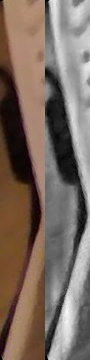
#> input picture Prueba1/documento_0001.jpg, 90 x 360 px; its folder holds only this picture in this run
$ python -i gui_book_scan_tk2.py   (imports and definitions only)   (older library calls are emulated)
#> lines starting #> are read from the running program, lines starting #| are printed output that depends on the picture
#!/usr/bin/env python3
# -*- coding: utf-8 -*-
"""
gui_book_scan_tk.py — GeoDocs Research Suite · Scanner GUI (estable v32.3)
Limpio, sin duplicados de imports/definiciones, con estructura modular y atajos de teclado.
"""
import os
import sys
import json
import sqlite3
import threading
import time
from dataclasses import dataclass, field
from pathlib import Path
from typing import Optional, Tuple, List

import tkinter as tk
from tkinter import ttk, filedialog, messagebox

try:
    import cv2  # Opcional
except Exception:
    cv2 = None

try:
    import psutil  # Opcional para verificación de instancia única
except Exception:
    psutil = None

from PIL import Image, ImageTk, ImageEnhance

APP_NAME = "GeoDocs Scanner"
APP_VERSION = "v32.3 estable"
GLOBAL_DB = "geodocs.db"
REST_CONFIG = "rest_config.json"
CALIBRATION_CONFIG = "camera_calibration.json"

# Paper format presets (in mm)
PAPER_FORMATS = {
    "A3": (297, 420),
    "A4": (210, 297),
    "A5": (148, 210),
    "A6": (105, 148),
    "Custom": None
}

def safe_mkdir(p: Path) -> None:
    p.mkdir(parents=True, exist_ok=True)

# [7 lines left out: function load_json, not called in this run]

def save_json(path: Path, data: dict) -> None:
    path.write_text(json.dumps(data, ensure_ascii=False, indent=2), encoding="utf-8")

# [223 lines left out: functions init_global_db, detect_cameras, detect_finger_regions, remove_fingers_inpaint, auto_adjust_brightness_contrast, dewarp_page and 1 more, not called in this run]

def detect_two_pages_line(img_array):
    """Detect a (possibly tilted) center fold line indicating two pages.
    Returns ((x1,y1),(x2,y2)) in source image coordinates if found, else None.
    Two-stage approach: Hough for clear lines; fallback to Scharr X column projection
    constrained to bright page regions.
    """
    if cv2 is None:
        return None
    try:
        import numpy as np, math
        gray = cv2.cvtColor(img_array, cv2.COLOR_RGB2GRAY)
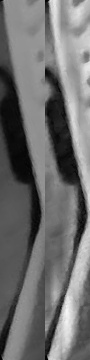
#> gray: shape (360, 90); min 0, max 247, mean 110.2
        h, w = gray.shape
#> h = 360; w = 90
        cx = w/2.0
#> cx = 45
        # ROI around center (30%-70% width) to avoid borders/clamps
        rx0 = int(w * 0.30); rx1 = int(w * 0.70)
#> after `rx0 = int(w * 0.3)`: rx0 = 27
#> after `rx1 = int(w * 0.7)`: rx1 = 62
        roi = gray[:, rx0:rx1]
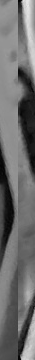
#> roi: shape (360, 35); min 1, max 232, mean 108.6
        # Equalize to improve low-contrast gutters
        try:
            clahe = cv2.createCLAHE(clipLimit=2.0, tileGridSize=(8,8))
            roi_eq = clahe.apply(roi)
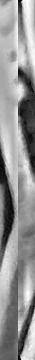
#> roi_eq: shape (360, 35); min 2, max 255, mean 146.9
        except Exception:
            roi_eq = roi
        # First attempt: Hough on Canny
        edges = cv2.Canny(cv2.GaussianBlur(roi_eq, (5,5), 0), 50, 150)
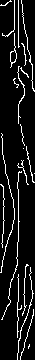
#> edges: shape (360, 35); 9.3% white in thin lines or dots
        lines = cv2.HoughLinesP(edges, 1, np.pi/180, threshold=85, minLineLength=max(30, h//4), maxLineGap=22)
#> lines = [[18, 123, 18, 0]]
        best = None; best_score = -1.0
        if lines is not None and len(lines) > 0:
            for line in lines:
                x1, y1, x2, y2 = line[0]
                X1, X2, Y1, Y2 = x1 + rx0, x2 + rx0, y1, y2
                dx, dy = (X2 - X1), (Y2 - Y1)
                length = math.hypot(dx, dy)
                if length < h * 0.3:
                    continue
                angle = abs(math.atan2(dy, dx))
                angle_score = math.exp(-((abs(math.pi/2 - angle))/0.35)**2)
                xm = (X1 + X2) / 2.0
                center_prox = math.exp(-((abs(xm - cx))/(w*0.18))**2)
                length_score = min(1.0, length / (h*0.8))
                score = angle_score*0.6 + center_prox*0.25 + length_score*0.15
                if score > best_score:
                    best_score = score; best = ((int(X1), int(Y1)), (int(X2), int(Y2)))
#> this loop made 1 pass
#> (x1, y1, x2, y2, X1, X2, Y1, Y2) on pass 1: (18, 123, 18, 0, 45, 45, 123, 0)
#> after the loop, best_score = 0.914
        # Fallback if Hough weak or none: Scharr X column projection inside bright mask
        if best is None or best_score < 0.6:
            # Bright mask to suppress table/background
            _, mask = cv2.threshold(roi_eq, 0, 255, cv2.THRESH_BINARY + cv2.THRESH_OTSU)
            mask = cv2.morphologyEx(mask, cv2.MORPH_OPEN, cv2.getStructuringElement(cv2.MORPH_RECT, (3,3)))
            mask = cv2.dilate(mask, cv2.getStructuringElement(cv2.MORPH_RECT, (9,3)), iterations=1)
            # Scharr X emphasizes vertical transitions
            scharr = cv2.Scharr(roi_eq, cv2.CV_32F, 1, 0)
            scharr = cv2.convertScaleAbs(scharr)
            scharr = cv2.bitwise_and(scharr, scharr, mask=mask)
            # Column projection with Gaussian center weighting
            col_sum = scharr.sum(axis=0).astype(np.float32)
            if col_sum.size > 0:
                cols = np.arange(col_sum.size, dtype=np.float32)
                # Map cols to full-image x to weight proximity to center
                full_x = cols + rx0
                center_weight = np.exp(-((np.abs(full_x - cx))/(w*0.18))**2)
                score_vec = col_sum * center_weight
                j = int(np.argmax(score_vec))
                peak = score_vec[j]; med = float(np.median(score_vec)); std = float(np.std(score_vec) + 1e-6)
                if peak > med + 1.5*std and (rx0 + j) > int(w*0.25) and (rx0 + j) < int(w*0.75):
                    x_split = int(rx0 + j)
                    best = ((x_split, 0), (x_split, h))
        return best
    except Exception:
        return None

# [26 lines left out: functions get_calibration_for_camera, save_calibration_for_camera, not called in this run]

@dataclass
class ProjectInfo:
    titulo: str = "Proyecto_sin_nombre"
    carpeta_raiz: Path = field(default_factory=lambda: Path.cwd() / "proyectos" / "Proyecto_sin_nombre")
    signatura: str = ""
    tipo_documento: str = "libro"
    autor: str = ""
    tema: str = ""
    etiquetas: str = ""
    fecha: str = ""
    pages_dir: Path = field(init=False)
    # [4 lines left out: function __post_init__, not called in this run]

class RestConfigDialog(tk.Toplevel):
    # [22 lines left out: functions __init__, save, not called in this run]

class CalibrationDialog(tk.Toplevel):
    # [216 lines left out: functions __init__, _preview_loop, _draw_preview, on_mouse_down, on_mouse_drag, not called in this run]

    def on_mouse_up(self, event):
        """Stop dragging."""
        self._dragging = None

    # [97 lines left out: functions on_format_changed, update_dpi_info, reset_area, save_and_close, on_closing, not called in this run]

class StartFrame(ttk.Frame):
    # [11 lines left out: function __init__, not called in this run]
    def refresh(self):
        self.lbl_proj.config(text=self.app.project_summary())

class ScannerWindow(tk.Toplevel):
    # [326 lines left out: functions __init__, on_window_close, _auto_connect_camera, refresh_cameras, open_camera, close_camera and 3 more, not called in this run]
    def _fit_to_canvas(self, img: Image.Image, size: Tuple[int,int]) -> Image.Image:
        cw, ch = size; cw = cw if cw>1 else 960; ch = ch if ch>1 else 600
        img.thumbnail((cw, ch), Image.LANCZOS); return img
    # [569 lines left out: functions _draw_preview, capture, _scroll_to_last_image, _get_next_page_number, open_calibration_dialog, save_current_calibration and 12 more, not called in this run]
    def on_show(self): pass
    def on_hide(self): self.close_camera()

    # [288 lines left out: functions show_toast, _order_points, auto_crop_page, not called in this run]

class AnnotationWindow(tk.Toplevel):
    # [12 lines left out: function __init__, not called in this run]

class GeoDocsScannerApp(tk.Tk):
    # [94 lines left out: functions __init__, _build_menu, open_scanner_window, open_annotation_window, new_project, open_project and 1 more, not called in this run]
    def open_rest_config(self):
        RestConfigDialog(self, Path.cwd() / REST_CONFIG)
    def project_summary(self) -> str:
        if self.project is None: return "— Ningún proyecto activo —"
        return f"{self.project.titulo}  •  {self.project.carpeta_raiz}"
    # [69 lines left out: functions quit_app, _acquire_lock, _release_lock, _on_closing, _save_last_project, _load_last_project, not called in this run]

def main():
    app = GeoDocsScannerApp(); app.mainloop()

# [2 lines not run here, left out]

>>> import cv2
>>> picture = cv2.cvtColor(cv2.imread('Prueba1/documento_0001.jpg'), cv2.COLOR_BGR2RGB)
>>> result = detect_two_pages_line(picture)
#> result = ((45, 123), (45, 0))
